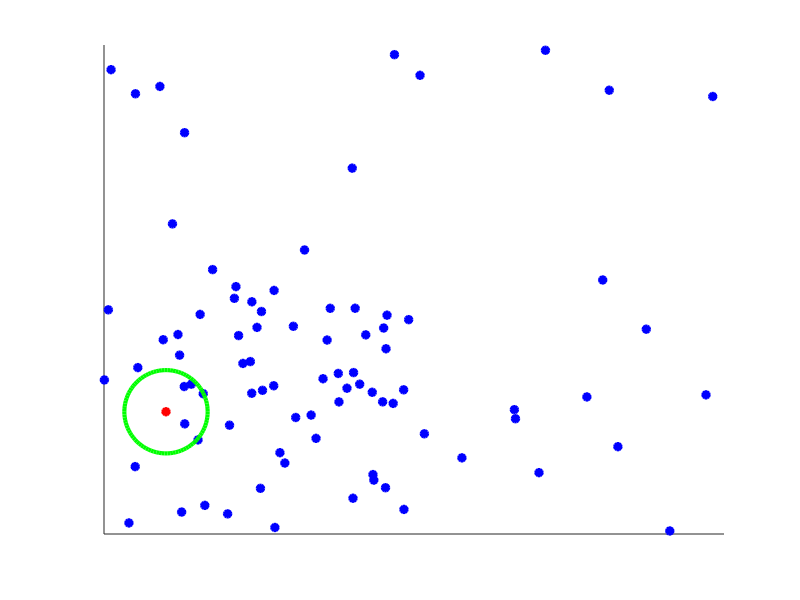

Write MATLAB code to recreate this figure. (Note: this script raises an error after producing the figure.)
% generate anchor points as non-balance way
% reset rand seed
rng('default');
sz = 30;

x = 0.5 * rand(1,60);
y = 0.5 * rand(1,60);
X = x;
Y = y;
% scatter(x,y);
% hold on
x = 1 - 0.5 * rand(1,5);
y = 1 - 0.5 * rand(1,5);
X = [X,x];
Y = [Y,y];
% scatter(x,y);

% hold on
x = 0.5 * rand(1,10);
y = 1 - 0.5 * rand(1,10);
X = [X,x];
Y = [Y,y];
% scatter(x,y);

% hold on
x = 1 - 0.5 * rand(1,10);
y = 0.5 * rand(1,10);
X = [X,x];
Y = [Y,y];

scatter(X,Y,sz,'MarkerEdgeColor','b',...
              'MarkerFaceColor','b',...
              'LineWidth',1.5);
set(gca,'YTick',[]);
set(gca,'XTick',[]);
% set(gca, 'box', 'off')
hold on;
scatter(0.1,0.25,sz,'MarkerEdgeColor','r',...
              'MarkerFaceColor','r',...
              'LineWidth',1.5);

% hold on;
% scatter(0.73,0.4,sz,'MarkerEdgeColor','r',...
%               'MarkerFaceColor','r',...
%               'LineWidth',1.5);
          
hold on;
% plot(0.73,0.4,'o','MarkerEdgeColor','g','MarkerSize',170,'LineWidth',3);
plot(0.1,0.25,'o','MarkerEdgeColor','g','MarkerSize',60,'LineWidth',3);

fig = gcf;
fig.PaperPositionMode = 'auto';
fig_pos = fig.PaperPosition;
fig.PaperSize = [fig_pos(3) fig_pos(4)];
print(fig,'MySavedFile','-dpdf')

%%
fig = load('fig/magic04.fig');